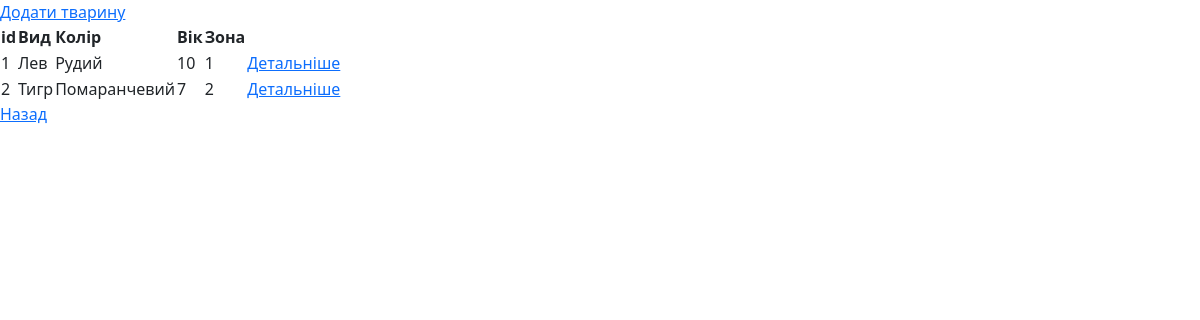
Page /moderator/animals on the earlier database version.
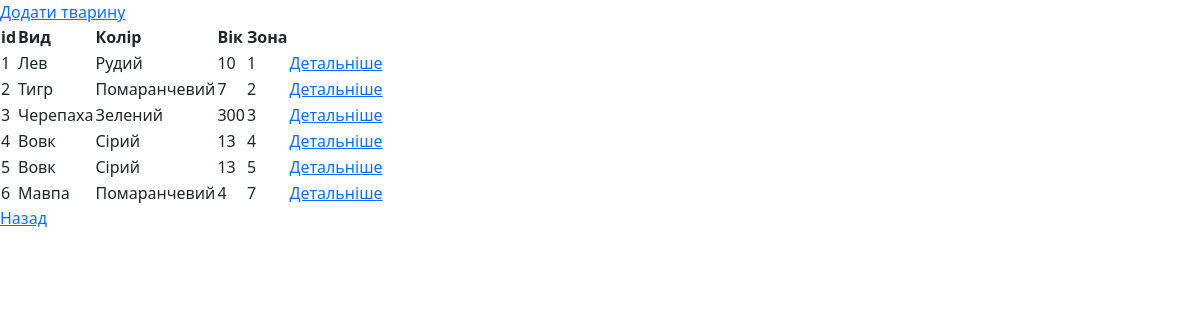
Same page on the later database version.
### main/models.py (models this page shows, shortened)
class Animal(models.Model):
    id = models.IntegerField("№", primary_key=True)
    type = models.CharField("Вид", max_length=20)
    color = models.CharField("Колір", max_length=20)
    age = models.IntegerField("Вік")
    zone = models.IntegerField("Зона")

### moderator/views.py (the view)
# urls.py: path('animals', views.show_animals, name="animals_u")
def show_animals(request):
    all_animals = Animal.objects.all()
    return render(request, "moderator/animal/show.html", {'all_animals':all_animals})

### moderator/templates/moderator/animal/show.html (shortened to what this page needs)
{% extends "layout_m.html" %}
{% block content %}
<a href="{% url 'animals_create' %}">Додати тварину</a>
<br>
<table>
    <tr>
        <th>id</th>
        <th>Вид</th>
        <th>Колір</th>
        <th>Вік</th>
        <th>Зона</th>
    </tr>
    {% for i in all_animals %}
    <tr>
        <td>{{ i.id }}</td>
        <td>{{ i.type }}</td>
        <td>{{ i.color }}</td>
        <td>{{ i.age }}</td>
        <td>{{ i.zone }}</td>
        <td>
            <a href="{% url 'detail_view' i.id %}">Детальніше</a>
        </td>
     </tr>
    {% endfor %}
</table>
<a href="..">Назад</a><br>
{% endblock %}

Differences in the rows shown:
added Animal: id "3", type "Черепаха", color "Зелений", age "300", zone "3"
added Animal: id "4", type "Вовк", color "Сірий", age "13", zone "4"
added Animal: id "5", type "Вовк", color "Сірий", age "13", zone "5"
added Animal: id "6", type "Мавпа", color "Помаранчевий", age "4", zone "7"
